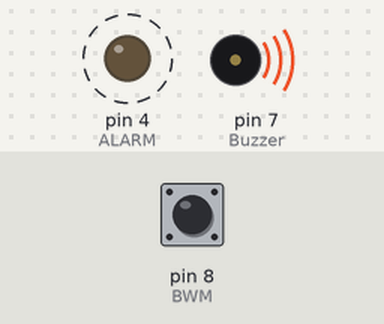
This sketch was run on a simulated Arduino Nano, built with avr-gcc and run on an emulated ATmega328P. Shown: output pins drawn as LEDs (lit = HIGH), buzzer (waves = sounding). Dashed ring = blinking. Inputs (shaded band) come from the test bench; at power-on: pin 8 (BWM) HIGH. Pins used as bus, display or sensor lines are not drawn.

Above: at 1.25 s.
1.3 s: pin 8 (BWM) pulled LOW for 3.2 s
At 2.2 s:
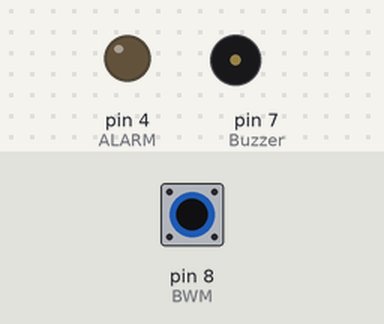
At 4.55 s:
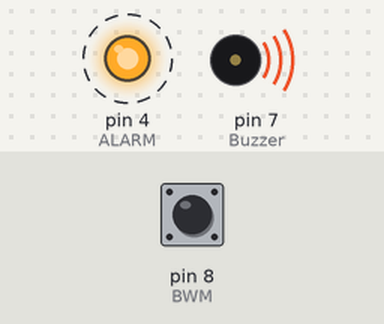
Timing chart, 0 to 12.4 s (numbered marks = the images above; inputs shaded):
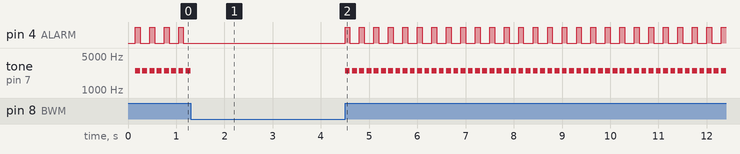

Measured:
- by itself, tone on pin 7 (Buzzer): repeats every 0.15 s: 2500 Hz 0.10 s, silent 0.05 s

The sketch:

KiZi_Alarm.ino
```cpp
/*************************************************************************************************
                                      PROGRAMMINFO
**************************************************************************************************
Funktion: KiZi Alarm - Einfache Alarmanlage für das Kinderzimmer

**************************************************************************************************
Version: 08.11.2023
**************************************************************************************************
Board: NANO
**************************************************************************************************
Libraries:
https://github.com/espressif/arduino-esp32/tree/master/libraries
C:\Users\User\Documents\Arduino
D:\gittemp\Arduino II\A156_Wetterdaten_V3
**************************************************************************************************
C++ Arduino IDE V1.8.19
**************************************************************************************************
Einstellungen:
https://dl.espressif.com/dl/package_esp32_index.json
http://dan.drown.org/stm32duino/package_STM32duino_index.json
http://arduino.esp8266.com/stable/package_esp8266com_index.json
**************************************************************************************************/

#define ALARM 4
#define POWER 2
int Buzzer = 7;
#define BWM 8

int pauseALARM = 150;
int oldMillis_ALARM = 0;
bool ALARMstate = LOW;
bool BWMstate = HIGH;
bool BWMNstate = LOW;
bool BWMstate_old = HIGH;

long prellZeit = 80;
long BWMmillis_old = 0;

void setup() {
  pinMode(ALARM, OUTPUT);
  pinMode(POWER, OUTPUT);
  pinMode(Buzzer, OUTPUT);
  pinMode(BWM, INPUT_PULLUP);
}

void loop() {
  digitalWrite(POWER, HIGH); //ON LED
  BWMstate = digitalRead(BWM);
  BWMNstate = !BWMstate;

  if (BWMNstate != BWMstate_old && millis() - BWMmillis_old > prellZeit) {

  if (millis() - oldMillis_ALARM >= pauseALARM) {

    ALARMstate = !ALARMstate;
    digitalWrite(ALARM, ALARMstate);
    oldMillis_ALARM = millis();
    tone(Buzzer, 2500);
     delay(100);
  }

  }
   noTone(Buzzer);
   digitalWrite(ALARM, LOW);
}
```
